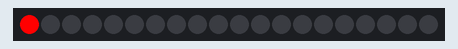
This sketch was run on a simulated Arduino Uno, built with avr-gcc and run on an emulated ATmega328P. Parts: 20 RGB LEDs in strip order, left to right.

Above: at 0.1 s.
At 1.1 s:
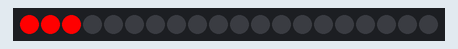
At 2.1 s:
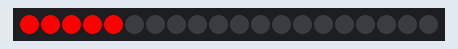
At 4.6 s:
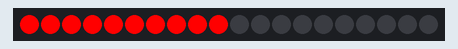
At 7.1 s:
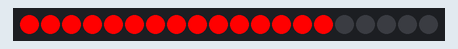
At 9.6 s:
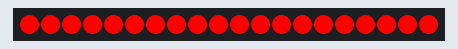

The sketch:

Test_LED.ino
```cpp
#include <Adafruit_NeoPixel.h>

#define PIN            6    // Data pin connected to NeoPixels
#define NUMPIXELS      20   // Number of LEDs

Adafruit_NeoPixel strip = Adafruit_NeoPixel(NUMPIXELS, PIN, NEO_GRB + NEO_KHZ800);

void setup() {
  strip.begin();  // Initialize the NeoPixel strip
  strip.show();   // Initialize all pixels to 'off'
}

void loop() {
  for(int i = 0; i < NUMPIXELS; i++) {
    strip.setPixelColor(i, strip.Color(255, 0, 0));  // Red
    strip.show();
    delay(500);
  }
}
```
